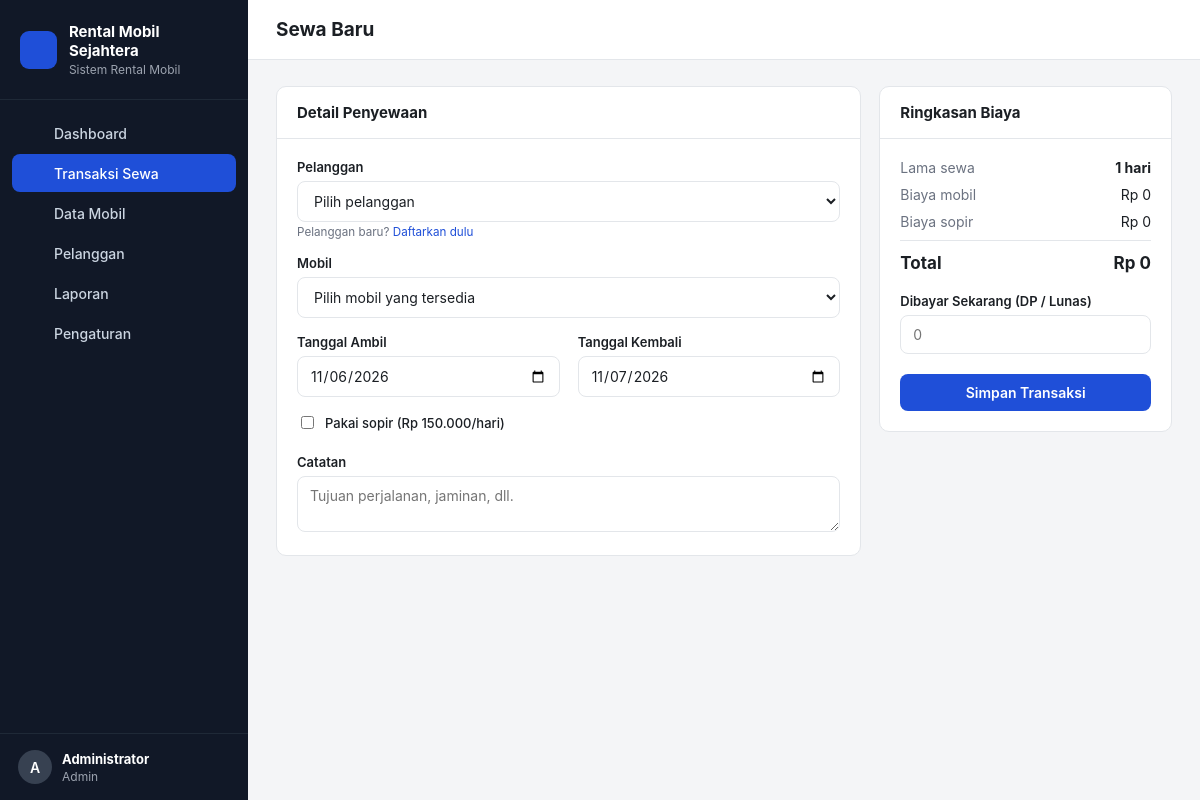
Page /index.php?page=sewa.baru (signed in) on the committed database.
### tables this page shows
CREATE TABLE pengaturan (
  id INT PRIMARY KEY,
  nama_usaha VARCHAR(100) NOT NULL,
  alamat VARCHAR(255),
  telepon VARCHAR(30),
  denda_per_hari_persen INT NOT NULL DEFAULT 120,
  biaya_sopir_per_hari INT NOT NULL DEFAULT 150000
);

### index.php (called while the page is built, shortened)
<?php
require __DIR__ . '/includes/bootstrap.php';
$routes = [
    'login'          => 'pages/login.php',
    'logout'         => 'pages/logout.php',
    'dashboard'      => 'pages/dashboard.php',
    'mobil'          => 'pages/mobil/index.php',
    'mobil.form'     => 'pages/mobil/form.php',
    'mobil.hapus'    => 'pages/mobil/hapus.php',
    'pelanggan'      => 'pages/pelanggan/index.php',
    'pelanggan.form' => 'pages/pelanggan/form.php',
    'pelanggan.hapus'=> 'pages/pelanggan/hapus.php',
    'sewa'           => 'pages/sewa/index.php',
    'sewa.baru'      => 'pages/sewa/baru.php',
    'sewa.kembali'   => 'pages/sewa/kembali.php',
    'sewa.batal'     => 'pages/sewa/batal.php',
    'sewa.invoice'   => 'pages/sewa/invoice.php',
    'laporan'        => 'pages/laporan.php',
    'pengaturan'     => 'pages/pengaturan.php',
];
$page = $_GET['page'] ?? 'dashboard';
require __DIR__ . '/' . $routes[$page];

### pages/sewa/baru.php (the view, shortened to what this page needs)
<?php
$mobilList = q("SELECT * FROM mobil WHERE status = 'tersedia' ORDER BY merk, model")->fetchAll();
$biayaSopir = (int) (setting()['biaya_sopir_per_hari'] ?? 0);
$data = ['pelanggan_id' => '', 'mobil_id' => $_GET['mobil'] ?? '', 'tgl_mulai' => date('Y-m-d'),
    'tgl_selesai' => date('Y-m-d', strtotime('+1 day')), 'pakai_sopir' => 0, 'dibayar' => '', 'catatan' => ''];
$title = 'Sewa Baru';
require __DIR__ . '/../../includes/header.php';
?>
<form method="post" id="form-sewa" data-biaya-sopir="<?= $biayaSopir ?>">
    <div class="grid-2">
        <div class="card">
            <div class="card-head"><h2>Detail Penyewaan</h2></div>
            <div class="card-body">
                <div class="form-grid">
                    <div class="full"><label>Pelanggan</label>
                        <select name="pelanggan_id" required>
                            <option value="">Pilih pelanggan</option>
                        </select>
                        <small class="muted">Pelanggan baru? <a href="<?= url('pelanggan.form') ?>">Daftarkan dulu</a></small>
                    </div>
                    <div class="full"><label>Mobil</label>
                        <select name="mobil_id" required>
                            <option value="" data-harga="0">Pilih mobil yang tersedia</option>
                        </select>
                    </div>
                    <div><label>Tanggal Ambil</label><input type="date" name="tgl_mulai" value="<?= e($data['tgl_mulai']) ?>" required></div>
                    <div><label>Tanggal Kembali</label><input type="date" name="tgl_selesai" value="<?= e($data['tgl_selesai']) ?>" required></div>
                    <div class="full"><label class="check"><input type="checkbox" name="pakai_sopir" <?= $data['pakai_sopir'] ? 'checked' : '' ?>> Pakai sopir (<?= rupiah($biayaSopir) ?>/hari)</label></div>
                    <div class="full"><label>Catatan</label><textarea name="catatan" rows="2" placeholder="Tujuan perjalanan, jaminan, dll."><?= e($data['catatan']) ?></textarea></div>
                </div>
            </div>
        </div>
        <div class="card" style="align-self:start">
            <div class="card-head"><h2>Ringkasan Biaya</h2></div>
            <div class="card-body">
                <div class="summary">
                    <div><span class="muted">Lama sewa</span><strong id="r-hari">0 hari</strong></div>
                    <div><span class="muted">Biaya mobil</span><span id="r-sewa">Rp 0</span></div>
                    <div><span class="muted">Biaya sopir</span><span id="r-sopir">Rp 0</span></div>
                    <div class="total"><span>Total</span><span id="r-total">Rp 0</span></div>
                </div>
                <div class="mt"><label>Dibayar Sekarang (DP / Lunas)</label><input type="number" name="dibayar" min="0" step="1000" value="<?= e($data['dibayar']) ?>" placeholder="0"></div>
                <button class="btn btn-primary btn-block mt" <?= $mobilList ? '' : 'disabled' ?>>Simpan Transaksi</button>
            </div>
        </div>
    </div>
</form>
<?php require __DIR__ . '/../../includes/footer.php'; ?>

### includes/header.php (shortened to what this page needs)
<?php
$menu = [
    ['dashboard', 'Dashboard', 'home'],
    ['sewa', 'Transaksi Sewa', 'key'],
    ['mobil', 'Data Mobil', 'car'],
    ['pelanggan', 'Pelanggan', 'users'],
    ['laporan', 'Laporan', 'chart'],
];
if (user()['role'] === 'admin') $menu[] = ['pengaturan', 'Pengaturan', 'settings'];
$current = explode('.', $_GET['page'] ?? 'dashboard')[0];
?>
<!DOCTYPE html>
<html lang="id">
<head>
    <link rel="stylesheet" href="assets/css/style.css">
</head>
<body>
<div class="layout">
    <aside class="sidebar" id="sidebar">
        <div class="brand">
            <span class="brand-mark"><?= icon('car', 20) ?></span>
            <div>
                <strong><?= e(setting()['nama_usaha'] ?? 'Rental Mobil') ?></strong>
                <small>Sistem Rental Mobil</small>
            </div>
        </div>
        <nav>
            <?php foreach ($menu as [$key, $label, $ic]): ?>
                <a href="<?= url($key) ?>" class="<?= $current === $key ? 'active' : '' ?>"><?= icon($ic) ?> <?= $label ?></a>
            <?php endforeach; ?>
        </nav>
        <div class="sidebar-user">
            <div class="avatar"><?= e(strtoupper(substr(user()['nama'], 0, 1))) ?></div>
            <div class="grow">
                <strong><?= e(user()['nama']) ?></strong>
                <small><?= e(ucfirst(user()['role'])) ?></small>
            </div>
            <a href="<?= url('logout') ?>" title="Keluar" class="icon-btn"><?= icon('logout') ?></a>
        </div>
    </aside>
    <main class="main">
        <header class="topbar">
            <h1><?= e($title ?? 'Dashboard') ?></h1>
        </header>
        <div class="content">

### assets/css/style.css (style rules this page uses)
:root { --bg: #f4f5f7; --surface: #ffffff; --border: #e3e6ea; --text: #1b1f24; --muted: #6b7280; --primary: #1f4fd8; --primary-dark: #173ea9; --primary-soft: #e8eefc; --green: #15803d; --green-soft: #e7f6ec; --blue: #1f4fd8; --blue-soft: #e8eefc; --amber: #b45309; --amber-soft: #fdf3e2; --red: #b91c1c; --red-soft: #fdeaea; --gray: #4b5563; --gray-soft: #eef0f2; --sidebar: #111827; --radius: 10px; }
* { box-sizing: border-box; }
body { margin: 0; font-family: -apple-system, "Segoe UI", Roboto, "Helvetica Neue", Arial, sans-serif; font-size: 14px; color: var(--text); background: var(--bg); }
a { color: var(--primary); text-decoration: none; }
.grow { flex: 1; min-width: 0; }
.muted { color: var(--muted); }
.mt { margin-top: 20px; }
.layout { display: flex; min-height: 100vh; }
.sidebar { width: 248px; background: var(--sidebar); color: #d1d5db; display: flex; flex-direction: column; position: sticky; top: 0; height: 100vh; }
.brand { display: flex; gap: 12px; align-items: center; padding: 22px 20px; border-bottom: 1px solid #1f2937; }
.brand strong { display: block; color: #fff; font-size: 15px; }
.brand small { color: #9ca3af; font-size: 12px; }
.brand-mark { width: 38px; height: 38px; border-radius: 9px; background: var(--primary); color: #fff; display: grid; place-items: center; }
.sidebar nav { padding: 14px 12px; flex: 1; display: flex; flex-direction: column; gap: 2px; }
.sidebar nav a { display: flex; gap: 12px; align-items: center; color: #cbd5e1; padding: 10px 12px; border-radius: 8px; font-weight: 500; }
.sidebar nav a.active { background: var(--primary); color: #fff; }
.sidebar-user { display: flex; gap: 10px; align-items: center; padding: 16px 18px; border-top: 1px solid #1f2937; }
.sidebar-user strong { display: block; color: #fff; font-size: 13px; }
.sidebar-user small { color: #9ca3af; font-size: 12px; }
.sidebar-user .icon-btn { color: #9ca3af; }
.avatar { width: 34px; height: 34px; border-radius: 50%; background: #374151; color: #fff; display: grid; place-items: center; font-weight: 600; }
.main { flex: 1; min-width: 0; }
.topbar { display: flex; align-items: center; gap: 14px; padding: 18px 28px; background: var(--surface); border-bottom: 1px solid var(--border); }
.topbar h1 { font-size: 19px; margin: 0; flex: 1; }
.content { padding: 26px 28px 40px; }
.card { background: var(--surface); border: 1px solid var(--border); border-radius: var(--radius); }
.card-head { display: flex; justify-content: space-between; align-items: center; padding: 16px 20px; border-bottom: 1px solid var(--border); gap: 12px; flex-wrap: wrap; }
.card-head h2 { font-size: 15px; margin: 0; }
.card-body { padding: 20px; }
.grid-2 { display: grid; grid-template-columns: 2fr 1fr; gap: 18px; }
.btn { display: inline-flex; align-items: center; gap: 8px; padding: 9px 16px; border-radius: 8px; border: 1px solid transparent; font: inherit; font-weight: 600; cursor: pointer; white-space: nowrap; }
.btn-primary { background: var(--primary); color: #fff; }
.btn-block { width: 100%; justify-content: center; }
.icon-btn { background: none; border: 0; padding: 6px; border-radius: 6px; cursor: pointer; color: var(--muted); display: inline-grid; place-items: center; }
.form-grid { display: grid; grid-template-columns: 1fr 1fr; gap: 16px 18px; }
.form-grid .full { grid-column: 1 / -1; }
label { display: block; font-weight: 600; margin-bottom: 6px; font-size: 13px; }
input[type=text], input[type=number], input[type=date], input[type=password], input[type=search], select, textarea { width: 100%; padding: 10px 12px; border: 1px solid var(--border); border-radius: 8px; font: inherit; background: #fff; color: var(--text); }
.check { display: flex; gap: 8px; align-items: center; font-weight: 500; }
.summary { display: flex; flex-direction: column; gap: 10px; }
.summary div { display: flex; justify-content: space-between; }
.summary .total { border-top: 1px solid var(--border); padding-top: 12px; font-size: 17px; font-weight: 700; }

### rows in the picture
pengaturan: nama_usaha "Rental Mobil Sejahtera", biaya_sopir_per_hari "Rp 150.000"

### other values in the picture
$label "Dashboard"
$label "Transaksi Sewa"
$label "Data Mobil"
$label "Pelanggan"
$label "Laporan"
$label "Pengaturan"
substr(user()['nama'], 0, 1) "A"
user()['nama'] "Administrator"
user()['role'] "Admin"
$title "Sewa Baru"
